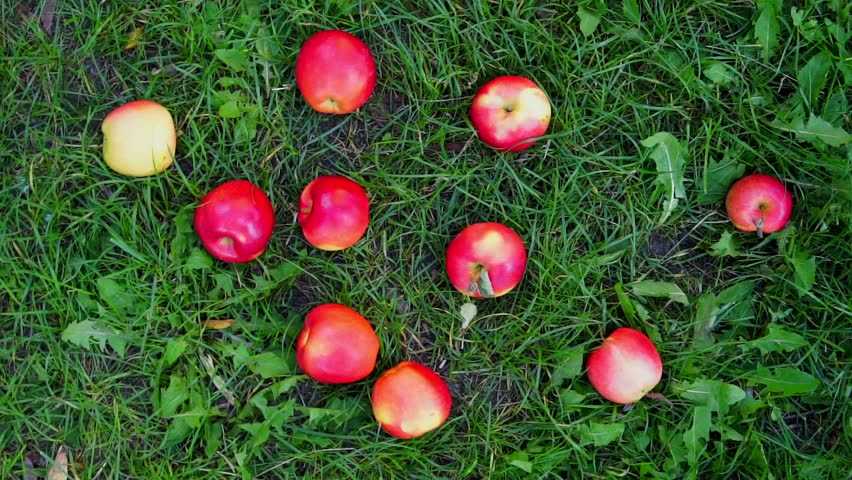
//> input picture Appunti/Algoritmi/image/apple.jpg, 852 x 480 px
$ ./RegionGrowing image/apple.jpg   (built with g++ and OpenCV 4)
//> lines starting //> are read from the running program, lines starting //| are printed output that depends on the picture; after the words box and inside, x2 and y2 are one past the last pixel; in counts of white or black regions, pixels touching at a corner belong together
#include <opencv2/opencv.hpp>
#include <stack>
#include <iostream>
using namespace std;
using namespace cv;

// Definizione degli spostamenti per i punti nel vicinato 8-connesso
Point PointShift2D[8] = {
    Point(0,0),
    Point(0,1),
    Point(1,0),
    Point(1,1),
    Point(0,-1),
    Point(-1,0),
    Point(-1,-1),
    Point(-1,1)
};

const double min_region_area_factor = 0.01;
const int max_region_num = 100;

void grow(Mat, Mat&, Mat&, Point, int);

int main(int argc, char **argv) {
    Mat src = imread(argv[1], -1);
//> src is the input picture: 480 rows x 852 cols, CV_8UC3; mean B, G, R 49, 86.1, 67.7
    if(src.empty()) return -1;
    // Ridimensiona l'immagine se è troppo grande
    if(src.rows > 500 || src.cols > 500)
        resize(src, src, Size(0,0), 0.5, 0.5);
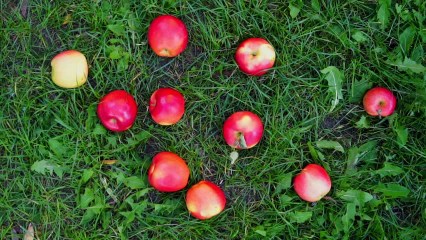
//> src: 240 rows x 426 cols, CV_8UC3; mean B, G, R 49.1, 86.2, 67.9
    uchar padding = 1;  // Variabile per il padding
    int min_region_area = int(min_region_area_factor * src.rows * src.cols);  // Calcola l'area minima della regione
//> min_region_area = 1022
    Mat dst = Mat::zeros(src.rows, src.cols, CV_8UC1);  // Crea un'immagine di destinazione in scala di grigi
    Mat mask = Mat::zeros(src.rows, src.cols, CV_8UC1);  // Crea una maschera
    // Ciclo sui pixel dell'immagine di input
    for(int i = 0; i < src.cols; i++) {
        for(int j = 0; j < src.rows; j++) {
            // Se il pixel corrente nella dst è nero
            if(dst.at<uchar>(Point(i,j)) == 0) {
                // Esegui la crescita della regione
                grow(src, dst, mask, Point(i,j), 200);
                // Calcola l'area della maschera
                int mask_area = (int) sum(mask).val[0];
                // Se l'area della maschera supera la soglia minima
                if(mask_area > min_region_area) {
                    // Aggiungi la maschera alla dst con il padding
                    dst = dst + mask * padding;
                    // Visualizza la maschera
                    imshow("Mask", mask * 255);
                    waitKey(0);
                    // Se il padding supera il numero massimo di regioni, esci
                    if(++padding > max_region_num) {
                        cout << "Out of max_region_num" << endl;
                        exit(-2);
                    } else {
                        // Altrimenti, aggiungi la maschera alla dst con padding maggiore
                        dst = dst + mask * 255;
                    }
                }
                mask = mask - mask;  // Reset della maschera
            }
        }
    }
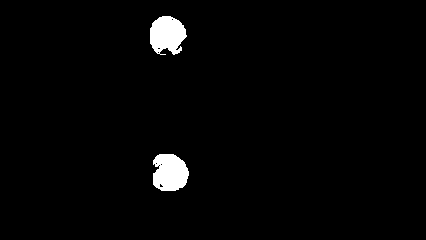
//> dst: 240 rows x 426 cols, CV_8UC1; 2.1% white; 2 white regions, box (x1, y1, x2, y2) and area: (153, 154, 189, 191) 1084, (150, 16, 187, 55) 1070
//> mask: 240 rows x 426 cols, CV_8UC1; every value is 0
//> after the loop, padding = 3
    return 0;
}

// Definizione della funzione "grow"
void grow(Mat src, Mat& dst, Mat& mask, Point seed, int threshold) {
    stack<Point> stack_point;  // Crea una pila di punti
    stack_point.push(seed);     // Aggiungi il punto di partenza alla pila
    // Ciclo finché la pila non è vuota
    while(!stack_point.empty()) {
        Point center = stack_point.top();  // Prendi il punto in cima alla pila
        stack_point.pop();                 // Rimuovi il punto dalla pila
        mask.at<uchar>(center) = 1;        // Imposta il valore della maschera a 1
        // Ciclo sui punti del vicinato 8-connesso
        for(int i = 0; i < 8; i++) {
            Point estimating_point = center + PointShift2D[i];  // Calcola il punto stimato
            // Verifica se il punto stimato è all'interno dei limiti dell'immagine
            if(estimating_point.x < 0 || estimating_point.y < 0 || estimating_point.x > src.cols - 1 || estimating_point.y > src.rows - 1) {
                continue;  // Ignora il punto se è fuori dai limiti
            } else {
                // Calcola la differenza dei valori di colore
                int delta = int(pow(src.at<Vec3b>(center)[0] - src.at<Vec3b>(estimating_point)[0], 2)
                        + pow(src.at<Vec3b>(center)[1] - src.at<Vec3b>(estimating_point)[1], 2)
                        + pow(src.at<Vec3b>(center)[2] - src.at<Vec3b>(estimating_point)[2], 2));

                // Verifica se il delta è inferiore alla soglia e il punto non è ancora visitato
                if(delta < threshold && mask.at<uchar>(estimating_point) == 0 && dst.at<uchar>(estimating_point) == 0) {
                    mask.at<uchar>(estimating_point) = 1;  // Imposta il valore della maschera a 1
                    stack_point.push(estimating_point);    // Aggiungi il punto stimato alla pila
                }
            }
        }
    }
}

$ run again, on Appunti/Algoritmi/image/mixed-fruits.jpg
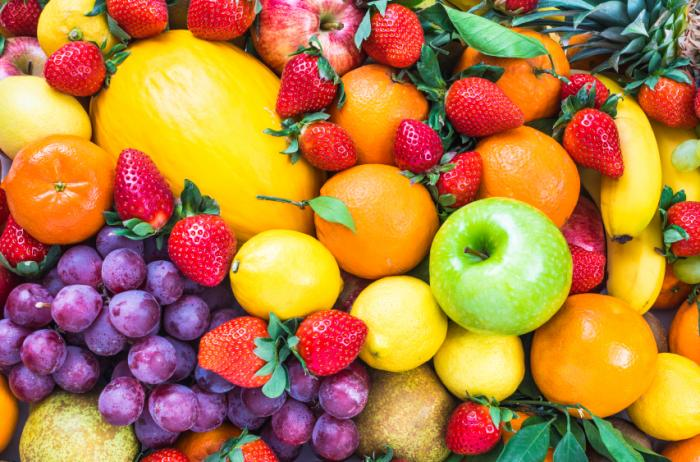
//> input picture Appunti/Algoritmi/image/mixed-fruits.jpg, 700 x 462 px
//> src is the input picture: 462 rows x 700 cols, CV_8UC3; mean B, G, R 64.8, 125.7, 181.2
//> `resize(src, src, Size(0,0), 0.5, 0.5);`:
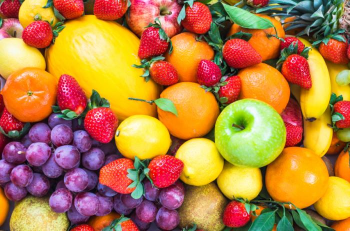
//> src: 231 rows x 350 cols, CV_8UC3; mean B, G, R 64.9, 125.8, 181.3
//> the loop `for(int i = 0; i < src.cols; i++)` made 350 passes
//> padding on passes 1 to 3: 2, 3, 3
//> after the loop `for(int i = 0; i < src.cols; i++)`:
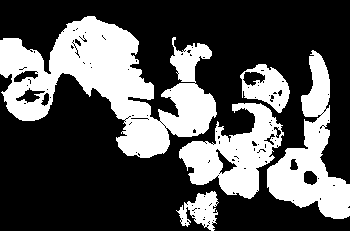
//> dst: 231 rows x 350 cols, CV_8UC1; 32.9% white; 5 white regions, box (x1, y1, x2, y2) and area: (0, 16, 217, 158) 13986, (267, 50, 350, 219) 5584, (179, 103, 284, 199) 4836, (240, 64, 290, 113) 1303, (176, 191, 219, 231) 906
//> after the loop `for(int i = 0; i < src.cols; i++)`: padding = 11
